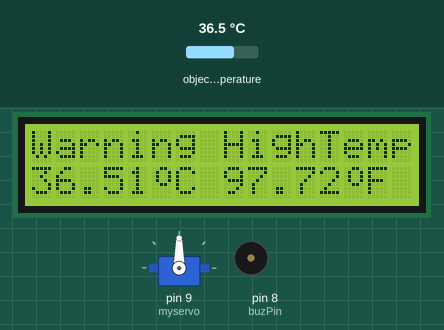
Recording of a sketch running on a simulated Arduino Uno, built with avr-gcc and run on an emulated ATmega328P. On the bench: 16×2 character LCD, servo, buzzer (waves = sounding, pin HIGH). Inputs (shaded band) come from the test bench; at power-on: object temperature 36.5 °C.

Above: at 1.27 s.
1.3 s: object temperature set to 34.9 °C
At 1.64 s:
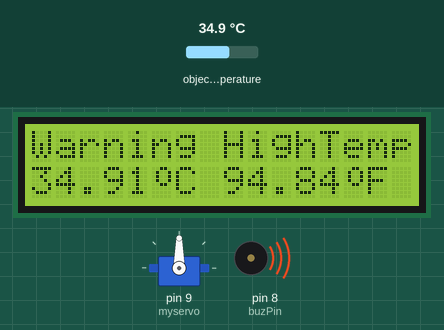
3.5 s: object temperature set to 34.1 °C
At 5.8 s:
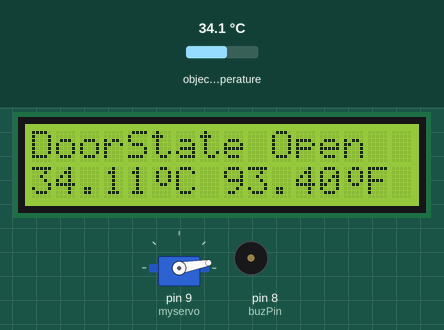
6.1 s: object temperature set to 39 °C
At 6.73 s:
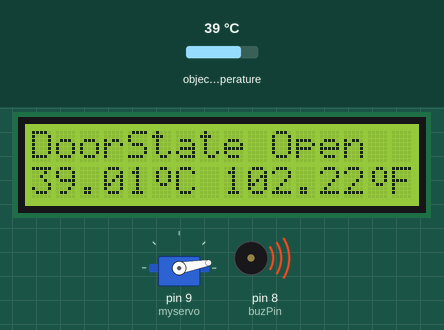
Timing chart, 0 to 23.9 s (numbered marks = the images above; inputs shaded):
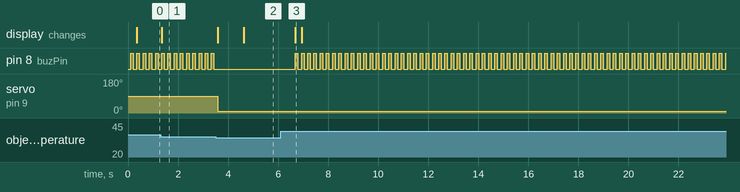

Measured:
- the behaviour switches between 34.5 and 34.4 °C on object temperature (found by bisection; images 1 and 2)
- after the input at 1.3 s, the display: changes after 0.05 s (image 1)
- after the input at 3.5 s, pin 8 (buzPin): stops changing and stays LOW; servo on pin 9 (myservo): 90° → 10° after 0.08 s; the display: first changes after 0.08 s (image 2 shows a later state)
- after the input at 6.1 s, pin 8 (buzPin): alternates HIGH for 0.10 s and LOW for 0.15 s, starting after 0.59 s; the display: changes after 0.59 s (image 3)
- by itself, pin 8 (buzPin): alternates HIGH for 0.10 s and LOW for 0.15 s

The sketch:

TempDoor.ino
```cpp
#include <Wire.h>
#include <Adafruit_MLX90614.h>
#include <LiquidCrystal_I2C.h>
#include <Servo.h>

char *typeName[] = {"Object", "Ambient"};
LiquidCrystal_I2C lcd(0x27, 16, 2);
Servo myservo;
Adafruit_MLX90614 mlx = Adafruit_MLX90614();
int pos = 0;
int buzPin = 8;
bool doorState;
bool highTemp;

byte tempChar[] = {
  B00110,
  B01001,
  B01001,
  B01001,
  B00110,
  B00000,
  B00000,
  B00000
};

void setup() {
  Serial.begin(9600);

  lcd.begin();
  lcd.backlight();
  lcd.createChar(0, tempChar);

  myservo.attach(9);

  pinMode(buzPin, OUTPUT);

  mlx.begin();
}

void loop() {
  float tempC = mlx.readObjectTempC();
  float tempF = mlx.readObjectTempF();

  lcd.clear();
  lcd.setCursor(0, 0);
  lcd.print("DoorState ");
  if (doorState == HIGH && highTemp == false) lcd.print("Open");
  else if (doorState == LOW && highTemp == false) lcd.print("Closed");
  else if (highTemp == true) {
    lcd.clear();
    lcd.setCursor(0, 0);
    lcd.print("Warning HighTemp");
  }
  lcd.setCursor(0, 1);
  lcd.print(tempC);
  lcd.write(0);
  lcd.print("C ");
  lcd.print(tempF);
  lcd.write(0);
  lcd.print("F");

  if (tempC < 30.00) {
    myservo.write(90);
    delay(1000);
    doorState = LOW;
    highTemp = false;
  }
  else if ( tempC > 30.00 && tempC < 34.50 ) {
    myservo.write(10);
    delay(1000);
    doorState = HIGH;
    highTemp = false;
  }
  else if ( tempC >= 34.50) {
    digitalWrite(buzPin, HIGH);
    delay(100);
    digitalWrite(buzPin, LOW);
    delay(100);
    doorState = LOW;
    highTemp = true;
  }
}
```
